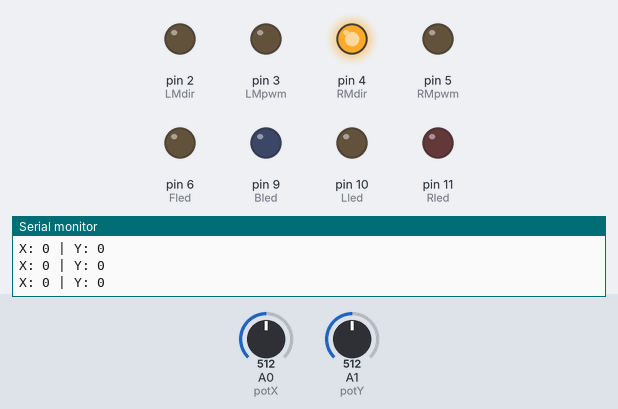
A sketch run on a simulated Arduino Uno, built with avr-gcc and run on an emulated ATmega328P. Parts: output pins drawn as LEDs (lit = HIGH), the last lines printed to the serial monitor. The test bench sets the inputs (shaded band); at power-on: A0 (potX) = 512, A1 (potY) = 512.

Above: at 1.2 s.
1.3 s: A0 (potX) set to 544
2.8 s: A0 (potX) set to 563
At 3.8 s:
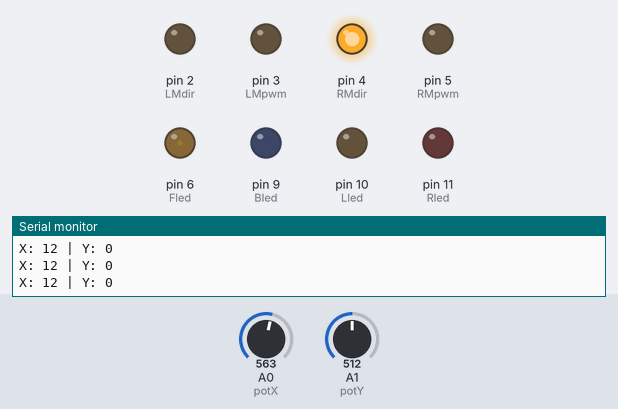
4.3 s: A1 (potY) set to 544
5.8 s: A1 (potY) set to 564
At 6.8 s:
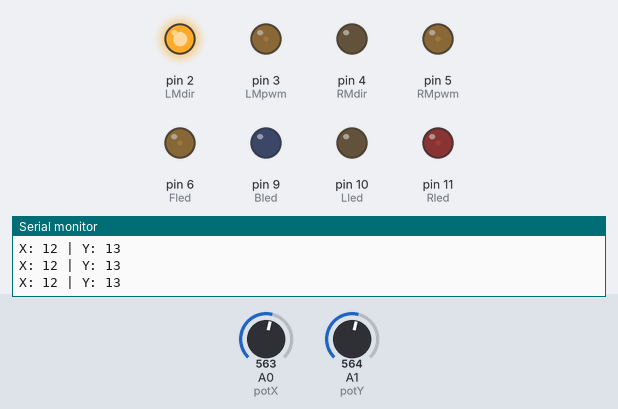
7.3 s: A0 (potX) set to 511
At 8.3 s:
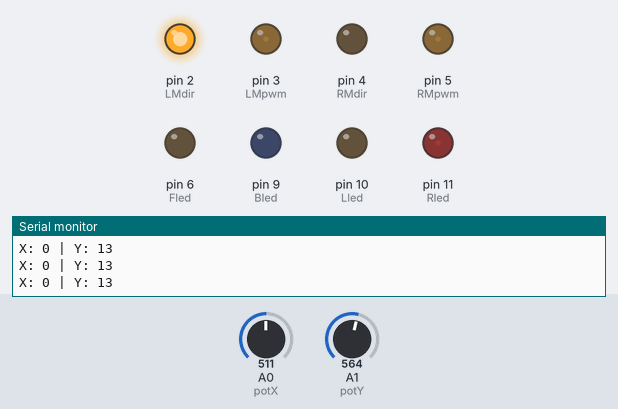
8.8 s: A1 (potY) set to 306
At 9.9 s:
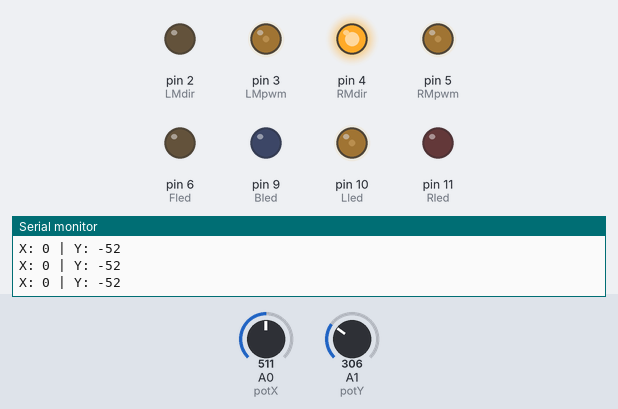
Timing chart, 0 to 11.3 s (numbered marks = the images above; inputs shaded):
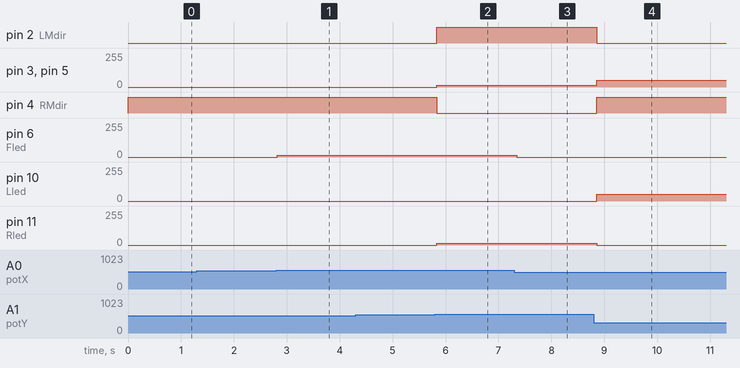

The sketch:

ROVER_CONTROLLER.ino
```cpp
#define LMdir 2
#define LMpwm 3
#define RMdir 4
#define RMpwm 5

#define Fled 6
#define Bled 9
#define Lled 10
#define Rled 11

#define potX A0
#define potY A1


int xPosition = 0;
int yPosition = 0;
int SW_state = 0;
int lastSW_state =0;
int mode= 1;
int mapX = 0;
int mapY = 0;
//
//#define LW 7
//#define HI 8
//int LWmode;
//int HImode;

unsigned long buttonPressedTime;
unsigned long currentTime;

void setup()
{
  pinMode(LMdir,OUTPUT);
  pinMode(LMpwm,OUTPUT);
  pinMode(RMdir,OUTPUT);
  pinMode(RMpwm,OUTPUT);

  pinMode(Fled,OUTPUT);
  pinMode(Bled,OUTPUT);
  pinMode(Lled,OUTPUT);
  pinMode(Rled,OUTPUT);

  pinMode(potX, INPUT);
  pinMode(potY, INPUT);
//  pinMode(LW, INPUT);
//  pinMode(HI, INPUT);

  Serial.begin(9600);


}

void loop()
{
  xPosition = analogRead(potX);
  yPosition = analogRead(potY);

//  LWmode = digitalRead(LW);
//  HImode = digitalRead(HI);

//  if(LWmode ==1)
//  {
//  mapX = map(xPosition, 0, 1023, -255, 255);
//  mapY = map(yPosition, 0, 1023, -255, 255);
//  }
//  else if(HImode ==1)
//  {
  mapX = map(xPosition, 0, 1023, -127, 127);
  mapY = map(yPosition, 0, 1023, -127, 127);
//  }
//  else
//  {
//    mapX =0;
//    mapY =0;
//  }


  if (mapX<10 && mapX>-10)
  {
    mapX=0;
  }
  if (mapY<10 && mapY>-10)
  {
    mapY=0;
  }


  if (mapX>0)
  {
    digitalWrite(LMdir,HIGH);
    analogWrite(LMpwm,mapX);
    digitalWrite(RMdir,HIGH);
    analogWrite(RMpwm,mapX);

    analogWrite(Fled,mapX);
    analogWrite(Bled,0);
  }
  else
  {
    digitalWrite(LMdir,LOW);
    analogWrite(LMpwm,-mapX);
    digitalWrite(RMdir,LOW);
    analogWrite(RMpwm,-mapX);

    analogWrite(Fled,0);
    analogWrite(Bled,-mapX);

  }

  if (mapY>0)
  {
    digitalWrite(LMdir,HIGH);
    analogWrite(LMpwm,mapY);
    digitalWrite(RMdir,LOW);
    analogWrite(RMpwm,mapY);

    analogWrite(Lled,0);
    analogWrite(Rled,mapY);

  }
  else
  {
    digitalWrite(LMdir,LOW);
    analogWrite(LMpwm,-mapY);
    digitalWrite(RMdir,HIGH);
    analogWrite(RMpwm,-mapY);

    analogWrite(Lled,-mapY);
    analogWrite(Rled,0);
  }

//  if
//  {
//    digitalWrite(RMdir,LOW);
//    analogWrite(RMpwm,-mapY);
//
//    analogWrite(Lled,-mapY);
//    analogWrite(Rled,0);
//  }


  Serial.print("X: ");
  Serial.print(mapX);
  Serial.print(" | Y: ");
  Serial.println(mapY);


  delay(100);

}
```

Measured:
- the behaviour switches between 551 and 552 on A1 (potY) (found by bisection; images 1 and 2)
- after the input at 2.8 s, pin 6 (Fled): 0/255 → 12/255 at once
- after the input at 5.8 s, pin 2 (LMdir): LOW → HIGH at once; pin 3 (LMpwm), pin 5 (RMpwm), pin 11 (Rled): 0/255 → 13/255 at once; pin 4 (RMdir): HIGH → LOW at once
- after the input at 7.3 s, pin 6 (Fled): 12/255 → 0/255 after 0.05 s
- after the input at 8.8 s, pin 2 (LMdir): HIGH → LOW after 0.06 s; pin 3 (LMpwm), pin 5 (RMpwm): 13/255 → 52/255 after 0.06 s; pin 4 (RMdir): LOW → HIGH after 0.06 s; pin 10 (Lled): 0/255 → 52/255 after 0.06 s; pin 11 (Rled): 13/255 → 0/255 after 0.06 s
